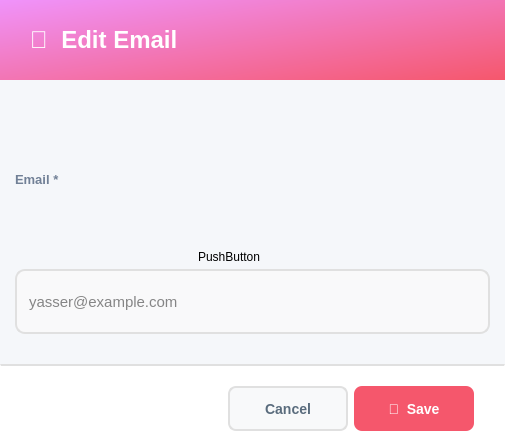
<?xml version="1.0" encoding="UTF-8"?>
<ui version="4.0">
 <class>EditEmailDialog</class>
 <widget class="QDialog" name="EditEmailDialog">
  <property name="geometry">
   <rect>
    <x>0</x>
    <y>0</y>
    <width>505</width>
    <height>444</height>
   </rect>
  </property>
  <property name="minimumSize">
   <size>
    <width>0</width>
    <height>0</height>
   </size>
  </property>
  <property name="maximumSize">
   <size>
    <width>780</width>
    <height>580</height>
   </size>
  </property>
  <property name="windowTitle">
   <string>Edit Email</string>
  </property>
  <property name="styleSheet">
   <string notr="true">background-color: #f5f7fa;</string>
  </property>
  <layout class="QVBoxLayout" name="mainLayout">
   <property name="spacing">
    <number>0</number>
   </property>
   <property name="leftMargin">
    <number>0</number>
   </property>
   <property name="topMargin">
    <number>0</number>
   </property>
   <property name="rightMargin">
    <number>0</number>
   </property>
   <property name="bottomMargin">
    <number>0</number>
   </property>
   <item>
    <widget class="QFrame" name="headerFrame">
     <property name="minimumSize">
      <size>
       <width>0</width>
       <height>80</height>
      </size>
     </property>
     <property name="maximumSize">
      <size>
       <width>16777215</width>
       <height>80</height>
      </size>
     </property>
     <property name="styleSheet">
      <string notr="true">background: qlineargradient(x1:0, y1:0, x2:1, y2:1, stop:0 #f093fb, stop:1 #f5576c); border-radius: 0px;</string>
     </property>
     <property name="frameShape">
      <enum>QFrame::Shape::StyledPanel</enum>
     </property>
     <layout class="QHBoxLayout" name="headerLayout">
      <property name="leftMargin">
       <number>30</number>
      </property>
      <property name="topMargin">
       <number>20</number>
      </property>
      <property name="rightMargin">
       <number>30</number>
      </property>
      <property name="bottomMargin">
       <number>20</number>
      </property>
      <item>
       <widget class="QLabel" name="labelTitle">
        <property name="styleSheet">
         <string notr="true">font-size: 24px; font-weight: bold; color: white; background: transparent;</string>
        </property>
        <property name="text">
         <string>📩  Edit Email</string>
        </property>
       </widget>
      </item>
      <item>
       <spacer name="headerSpacer">
        <property name="orientation">
         <enum>Qt::Orientation::Horizontal</enum>
        </property>
        <property name="sizeHint" stdset="0">
         <size>
          <width>40</width>
          <height>20</height>
         </size>
        </property>
       </spacer>
      </item>
     </layout>
    </widget>
   </item>
   <item>
    <widget class="QScrollArea" name="scrollArea">
     <property name="styleSheet">
      <string notr="true">border: none; background-color: #f5f7fa;</string>
     </property>
     <property name="widgetResizable">
      <bool>true</bool>
     </property>
     <widget class="QWidget" name="scrollContent">
      <property name="geometry">
       <rect>
        <x>0</x>
        <y>0</y>
        <width>505</width>
        <height>284</height>
       </rect>
      </property>
      <property name="styleSheet">
       <string notr="true">background-color: #f5f7fa;</string>
      </property>
      <layout class="QGridLayout" name="gridLayout_3">
       <property name="leftMargin">
        <number>15</number>
       </property>
       <property name="topMargin">
        <number>10</number>
       </property>
       <property name="rightMargin">
        <number>15</number>
       </property>
       <property name="bottomMargin">
        <number>0</number>
       </property>
       <property name="horizontalSpacing">
        <number>15</number>
       </property>
       <property name="verticalSpacing">
        <number>30</number>
       </property>
       <item row="0" column="0">
        <layout class="QVBoxLayout" name="verticalLayout">
         <property name="spacing">
          <number>0</number>
         </property>
         <item>
          <widget class="QLabel" name="labelEmail">
           <property name="styleSheet">
            <string notr="true">font-size: 13px; color: #718096; font-weight: bold; background: transparent;</string>
           </property>
           <property name="text">
            <string>Email *</string>
           </property>
          </widget>
         </item>
         <item>
          <widget class="QLineEdit" name="lineEditEmail">
           <property name="sizePolicy">
            <sizepolicy hsizetype="Expanding" vsizetype="Fixed">
             <horstretch>0</horstretch>
             <verstretch>0</verstretch>
            </sizepolicy>
           </property>
           <property name="minimumSize">
            <size>
             <width>100</width>
             <height>35</height>
            </size>
           </property>
           <property name="maximumSize">
            <size>
             <width>16777215</width>
             <height>65</height>
            </size>
           </property>
           <property name="styleSheet">
            <string notr="true">QLineEdit {
    border: 2px solid #E0E0E0;
    border-radius: 10px;
    padding: 8px 10px;
    background: rgba(250, 250, 250, 200); /* slightly transparent soft white */
    font-size: 11pt;
    color: #111111;                         /* user text color */
    font-style: normal;                      /* ensures user text is not italic */
}

QLineEdit:focus {
    border: 2px solid #667EEA;
    background: rgba(250, 250, 250, 220);   /* slightly brighter on focus */
}

QLineEdit::placeholder {
    color: rgba(50, 50, 50, 200);           /* placeholder text color */
    font-style: italic;                      /* placeholder remains italic */
}
</string>
           </property>
           <property name="placeholderText">
            <string>yasser@example.com</string>
           </property>
          </widget>
         </item>
        </layout>
       </item>
       <item row="1" column="0">
        <spacer name="verticalSpacer">
         <property name="orientation">
          <enum>Qt::Orientation::Vertical</enum>
         </property>
         <property name="sizeType">
          <enum>QSizePolicy::Policy::Minimum</enum>
         </property>
         <property name="sizeHint" stdset="0">
          <size>
           <width>17</width>
           <height>30</height>
          </size>
         </property>
        </spacer>
       </item>
      </layout>
      <widget class="QPushButton" name="pushButton">
       <property name="geometry">
        <rect>
         <x>198</x>
         <y>169</y>
         <width>62</width>
         <height>16</height>
        </rect>
       </property>
       <property name="text">
        <string>PushButton</string>
       </property>
      </widget>
     </widget>
    </widget>
   </item>
   <item>
    <widget class="QFrame" name="footerFrame">
     <property name="minimumSize">
      <size>
       <width>0</width>
       <height>80</height>
      </size>
     </property>
     <property name="maximumSize">
      <size>
       <width>16777215</width>
       <height>80</height>
      </size>
     </property>
     <property name="styleSheet">
      <string notr="true">background-color: white; border-top: 2px solid #e0e0e0;</string>
     </property>
     <property name="frameShape">
      <enum>QFrame::Shape::StyledPanel</enum>
     </property>
     <layout class="QHBoxLayout" name="footerLayout">
      <property name="leftMargin">
       <number>30</number>
      </property>
      <property name="topMargin">
       <number>20</number>
      </property>
      <property name="rightMargin">
       <number>30</number>
      </property>
      <property name="bottomMargin">
       <number>20</number>
      </property>
      <item>
       <spacer name="footerSpacer">
        <property name="orientation">
         <enum>Qt::Orientation::Horizontal</enum>
        </property>
        <property name="sizeHint" stdset="0">
         <size>
          <width>40</width>
          <height>20</height>
         </size>
        </property>
       </spacer>
      </item>
      <item>
       <widget class="QPushButton" name="buttonCancel">
        <property name="minimumSize">
         <size>
          <width>120</width>
          <height>45</height>
         </size>
        </property>
        <property name="cursor">
         <cursorShape>PointingHandCursor</cursorShape>
        </property>
        <property name="styleSheet">
         <string notr="true">QPushButton {
    background-color: #f8f9fa;
    color: #5a6c7d;
    border: 2px solid #e0e0e0;
    border-radius: 8px;
    font-size: 14px;
    font-weight: bold;
    padding: 10px 20px;
}

QPushButton:hover {
    border-color: #f5576c;
    color: #f5576c;
}

QPushButton:pressed {
    background-color: #e0e0e0; /* darker grey for pressed feedback */
    border-color: #f5576c;
    color: #f5576c;
}</string>
        </property>
        <property name="text">
         <string>Cancel</string>
        </property>
       </widget>
      </item>
      <item>
       <widget class="QPushButton" name="buttonSave">
        <property name="enabled">
         <bool>true</bool>
        </property>
        <property name="minimumSize">
         <size>
          <width>120</width>
          <height>45</height>
         </size>
        </property>
        <property name="cursor">
         <cursorShape>PointingHandCursor</cursorShape>
        </property>
        <property name="styleSheet">
         <string notr="true">QPushButton {
    background-color: #f5576c;
    color: #ffffff;
    border: none;
    border-radius: 8px;
    font-size: 14px;
    font-weight: bold;
    padding: 10px 20px;
    transition: background-color 150ms;
}
QPushButton:hover {
    background-color: #e5475c;
}
QPushButton:pressed {
    background-color: #d43f52;
}
QPushButton:disabled {
    background-color: #cccccc;  /* gray background for disabled */
    color: #666666;             /* darker gray text */
}</string>
        </property>
        <property name="text">
         <string>💾  Save</string>
        </property>
       </widget>
      </item>
     </layout>
    </widget>
   </item>
  </layout>
 </widget>
 <resources/>
 <connections/>
</ui>
